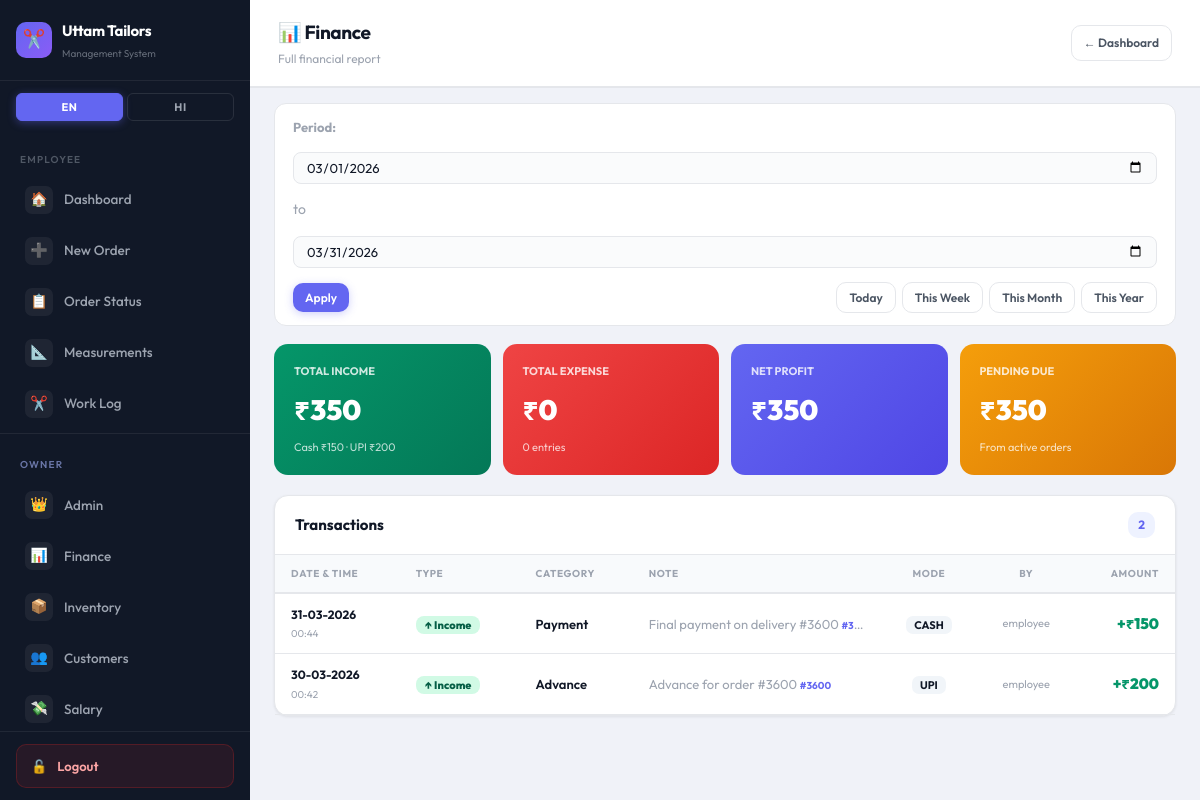
Screenshot of /owner/finance (signed in) with the database file from the repository.
### tables this page shows
CREATE TABLE finance (
            id          INTEGER PRIMARY KEY AUTOINCREMENT,
            tx_date     TEXT NOT NULL,
            tx_type     TEXT NOT NULL,
            category    TEXT NOT NULL,
            amount      REAL NOT NULL,
            mode        TEXT DEFAULT 'cash',
            order_id    INTEGER,
            note        TEXT,
            created_by  TEXT DEFAULT 'employee',
            created_at  TEXT DEFAULT (datetime('now','localtime'))
        );

CREATE TABLE orders (
            id              INTEGER PRIMARY KEY AUTOINCREMENT,
            order_code      TEXT UNIQUE NOT NULL,
            customer_id     INTEGER NOT NULL,
            order_date      TEXT,
            delivery_date   TEXT,
            total_amount    REAL DEFAULT 0,
            extra_charges   REAL DEFAULT 0,
            payable_amount  REAL DEFAULT 0,
            advance_paid    REAL DEFAULT 0,
            remaining       REAL DEFAULT 0,
            payment_mode    TEXT DEFAULT 'cash',
            status          TEXT DEFAULT 'pending',
            is_urgent       INTEGER DEFAULT 0,
            note            TEXT,
            repeat_of       TEXT DEFAULT NULL,
            created_at      TEXT DEFAULT (datetime('now','localtime')), delivered_at TEXT DEFAULT NULL,
            FOREIGN KEY (customer_id) REFERENCES customers(id)
        );

### app/routes/owner.py (the view)
@bp.route("/finance")
@owner_required
def owner_finance():
    today = date.today().isoformat()
    from_date = request.args.get("from", today[:7]+"-01")
    to_date   = request.args.get("to",   today)
    conn = get_db()
    rows = conn.execute("""
        SELECT f.*, o.order_code
        FROM finance f LEFT JOIN orders o ON o.id=f.order_id
        WHERE f.tx_date >= ? AND f.tx_date <= ?
        ORDER BY f.tx_date DESC, f.id DESC
    """, (from_date, to_date)).fetchall()
    stats_r = conn.execute("""
        SELECT
            COALESCE(SUM(CASE WHEN tx_type='income' THEN amount ELSE 0 END),0) as income,
            COALESCE(SUM(CASE WHEN tx_type='income' AND mode='cash' THEN amount ELSE 0 END),0) as cash_i,
            COALESCE(SUM(CASE WHEN tx_type='income' AND mode='upi' THEN amount ELSE 0 END),0) as upi_i,
            COALESCE(SUM(CASE WHEN tx_type='expense' THEN amount ELSE 0 END),0) as expense,
            COUNT(CASE WHEN tx_type='expense' THEN 1 END) as exp_count
        FROM finance WHERE tx_date >= ? AND tx_date <= ?
    """, (from_date, to_date)).fetchone()
    pending_due = conn.execute(
        "SELECT COALESCE(SUM(remaining),0) as d FROM orders WHERE status!='delivered'"
    ).fetchone()["d"]
    urgent_count = conn.execute(
        "SELECT COUNT(*) as c FROM orders WHERE is_urgent=1 AND status!='delivered'"
    ).fetchone()["c"]
    conn.close()
    def fmtd(d):
        if not d: return "—"
        p = str(d).split("-")
        return f"{p[2]}-{p[1]}-{p[0]}" if len(p)==3 else d
    transactions = [{
        "tx_date":     r["tx_date"],
        "tx_date_fmt": fmtd(r["tx_date"]),
        "tx_time":     (r["created_at"] or "")[11:16],
        "tx_type":     r["tx_type"],
        "category":    r["category"] or "",
        "note":        r["note"] or "",
        "mode":        r["mode"] or "",
        "amount":      r["amount"] or 0,
        "order_code":  r["order_code"] or "",
        "created_by":  r["created_by"] or ""
    } for r in rows]
    net = int((stats_r["income"] or 0) - (stats_r["expense"] or 0))
    return render_template("owner/finance.html",
        active_page="finance", show_voice=False,
        urgent_count=urgent_count,
        from_date=from_date, to_date=to_date,
        stats={
            "total_income":  int(stats_r["income"] or 0),
            "cash_income":   int(stats_r["cash_i"] or 0),
            "upi_income":    int(stats_r["upi_i"] or 0),
            "total_expense": int(stats_r["expense"] or 0),
            "expense_count": int(stats_r["exp_count"] or 0),
            "net":           net,
            "pending_due":   int(pending_due or 0)
        },
        transactions=transactions
    )

### app/routes/owner.py (called while the page is built)
def owner_required(f):
    @wraps(f)
    def decorated(*args, **kwargs):
        if not session.get("owner_logged_in"):
            return redirect(url_for("owner.login"))
        return f(*args, **kwargs)
    return decorated

### database.py (called while the page is built)
def get_db():
    conn = sqlite3.connect(Config.DATABASE)
    conn.row_factory = sqlite3.Row
    conn.execute("PRAGMA journal_mode=WAL")
    conn.execute("PRAGMA foreign_keys=ON")
    return conn

### run.py (called while the page is built)
@app.after_request
def add_ngrok_header(response):
    response.headers["ngrok-skip-browser-warning"] = "true"
    return response

### templates/owner/finance.html (shortened to what this page needs)
{% extends "base.html" %}
{% block content %}
<div class="page-header">
  <div><h1>📊 <span data-t="finance">Finance Overview</span></h1><div class="header-sub">Full financial report</div></div>
  <div style="display:flex;gap:8px;align-items:center;">
    <a href="/owner/dashboard" class="btn btn-ghost btn-sm">← Dashboard</a>
  </div>
</div>
<div class="page-body" style="padding:16px 24px;">
  <div style="background:#fff;border:1.5px solid var(--border);border-radius:12px;padding:12px 18px;margin-bottom:18px;display:flex;align-items:center;gap:14px;flex-wrap:wrap;">
    <span style="font-size:13px;font-weight:700;color:var(--text-muted);">Period:</span>
    <input type="date" id="from-date" value="{{ from_date }}" style="padding:6px 12px;border:1.5px solid var(--border);border-radius:8px;font-size:13px;">
    <span style="color:var(--text-muted);">to</span>
    <input type="date" id="to-date" value="{{ to_date }}" style="padding:6px 12px;border:1.5px solid var(--border);border-radius:8px;font-size:13px;">
    <button onclick="applyFilter()" class="btn btn-primary btn-sm">Apply</button>
    <div style="display:flex;gap:6px;margin-left:auto;">
      <button onclick="setPreset('today')" class="btn btn-ghost btn-sm">Today</button>
      <button onclick="setPreset('week')" class="btn btn-ghost btn-sm">This Week</button>
      <button onclick="setPreset('month')" class="btn btn-ghost btn-sm">This Month</button>
      <button onclick="setPreset('year')" class="btn btn-ghost btn-sm">This Year</button>
    </div>
  </div>
  <div style="display:grid;grid-template-columns:repeat(4,1fr);gap:12px;margin-bottom:20px;">
    <div style="background:linear-gradient(135deg,#059669,#047857);border-radius:14px;padding:18px 20px;color:#fff;">
      <div style="font-size:11px;font-weight:700;opacity:0.8;text-transform:uppercase;margin-bottom:6px;">Total Income</div>
      <div style="font-size:28px;font-weight:900;">₹{{ stats.total_income }}</div>
      <div style="font-size:11px;opacity:0.75;margin-top:4px;">Cash ₹{{ stats.cash_income }} · UPI ₹{{ stats.upi_income }}</div>
    </div>
    <div style="background:linear-gradient(135deg,#ef4444,#dc2626);border-radius:14px;padding:18px 20px;color:#fff;">
      <div style="font-size:11px;font-weight:700;opacity:0.8;text-transform:uppercase;margin-bottom:6px;">Total Expense</div>
      <div style="font-size:28px;font-weight:900;">₹{{ stats.total_expense }}</div>
      <div style="font-size:11px;opacity:0.75;margin-top:4px;">{{ stats.expense_count }} entries</div>
    </div>
    <div style="background:linear-gradient(135deg,#6366f1,#4f46e5);border-radius:14px;padding:18px 20px;color:#fff;">
      <div style="font-size:11px;font-weight:700;opacity:0.8;text-transform:uppercase;margin-bottom:6px;">Net Profit</div>
      <div style="font-size:28px;font-weight:900;">₹{{ stats.net }}</div>
    </div>
    <div style="background:linear-gradient(135deg,#f59e0b,#d97706);border-radius:14px;padding:18px 20px;color:#fff;">
      <div style="font-size:11px;font-weight:700;opacity:0.8;text-transform:uppercase;margin-bottom:6px;">Pending Due</div>
      <div style="font-size:28px;font-weight:900;">₹{{ stats.pending_due }}</div>
      <div style="font-size:11px;opacity:0.75;margin-top:4px;">From active orders</div>
    </div>
  </div>
  <div class="card">
    <div class="card-header">
      <span class="card-title">Transactions</span>
      <span style="font-size:12px;font-weight:700;background:var(--accent-light);color:var(--accent);padding:3px 10px;border-radius:10px;">{{ transactions|length }}</span>
    </div>
    <div style="overflow-x:auto;">
      <table style="width:100%;border-collapse:collapse;font-size:13px;">
        <thead>
          <tr style="background:#f8fafc;border-bottom:2px solid var(--border);">
            <th style="padding:10px 16px;text-align:left;font-size:10px;font-weight:700;text-transform:uppercase;color:var(--text-muted);">Date & Time</th>
            <th style="padding:10px 16px;text-align:left;font-size:10px;font-weight:700;text-transform:uppercase;color:var(--text-muted);">Type</th>
            <th style="padding:10px 16px;text-align:left;font-size:10px;font-weight:700;text-transform:uppercase;color:var(--text-muted);">Category</th>
            <th style="padding:10px 16px;text-align:left;font-size:10px;font-weight:700;text-transform:uppercase;color:var(--text-muted);">Note</th>
            <th style="padding:10px 16px;text-align:center;font-size:10px;font-weight:700;text-transform:uppercase;color:var(--text-muted);">Mode</th>
            <th style="padding:10px 16px;text-align:center;font-size:10px;font-weight:700;text-transform:uppercase;color:var(--text-muted);">By</th>
            <th style="padding:10px 16px;text-align:right;font-size:10px;font-weight:700;text-transform:uppercase;color:var(--text-muted);">Amount</th>
          </tr>
        </thead>
        <tbody>
          {% for tx in transactions %}
          <tr style="border-bottom:1px solid var(--border);"
            onmouseover="this.style.background='#f8fafc'" onmouseout="this.style.background=''">
            <td style="padding:11px 16px;"><div style="font-size:12px;font-weight:700;">{{ tx.tx_date_fmt }}</div><div style="font-size:10px;color:var(--text-muted);">{{ tx.tx_time }}</div></td>
            <td style="padding:11px 16px;"><span style="font-size:11px;font-weight:800;padding:2px 9px;border-radius:8px;background:{% if tx.tx_type=='income' %}#d1fae5;color:#065f46{% else %}#fee2e2;color:#dc2626{% endif %};">{% if tx.tx_type=='income' %}↑{% else %}↓{% endif %} {{ tx.tx_type|title }}</span></td>
            <td style="padding:11px 16px;font-weight:600;">{{ tx.category|title }}</td>
            <td style="padding:11px 16px;color:var(--text-muted);max-width:200px;white-space:nowrap;overflow:hidden;text-overflow:ellipsis;">{{ tx.note or '—' }}{% if tx.order_code %} <span style="color:var(--accent);font-size:10px;font-weight:700;">#{{ tx.order_code }}</span>{% endif %}</td>
            <td style="padding:11px 16px;text-align:center;"><span style="font-size:11px;font-weight:700;background:#f1f5f9;padding:2px 8px;border-radius:7px;">{{ tx.mode|upper if tx.mode else '—' }}</span></td>
            <td style="padding:11px 16px;text-align:center;font-size:11px;color:var(--text-muted);">{{ tx.created_by }}</td>
            <td style="padding:11px 16px;text-align:right;font-size:15px;font-weight:900;color:{% if tx.tx_type=='income' %}var(--success){% else %}var(--danger){% endif %};">{% if tx.tx_type=='income' %}+{% else %}−{% endif %}₹{{ tx.amount|int }}</td>
          </tr>
          {% else %}
          <tr><td colspan="7" style="padding:48px;text-align:center;color:var(--text-muted);"><div style="font-size:28px;margin-bottom:8px;">💸</div><div style="font-weight:700;">No transactions in this period</div></td></tr>
          {% endfor %}
        </tbody>
      </table>
    </div>
  </div>
</div>
{% endblock %}

### static/css/main.css (style rules this page uses)
:root { --sidebar-bg: #111827; --sidebar-text: #9ca3af; --sidebar-active: #ffffff; --sidebar-accent: #6366f1; --sidebar-hover: #1f2937; --sidebar-width: 250px; --content-bg: #f0f2f8; --card-bg: #ffffff; --border: #e5e7eb; --text-primary: #111827; --text-secondary: #4b5563; --text-muted: #9ca3af; --accent: #6366f1; --accent-light: #eef2ff; --accent-dark: #4f46e5; --success: #059669; --success-light: #d1fae5; --warning: #d97706; --warning-light: #fef3c7; --danger: #dc2626; --danger-light: #fee2e2; --urgent: #ea580c; --urgent-light: #ffedd5; --radius-sm: 6px; --radius-md: 10px; --radius-lg: 14px; --radius-xl: 20px; --shadow-sm: 0 1px 3px rgba(0,0,0,0.08); --shadow-md: 0 4px 16px rgba(0,0,0,0.1); --shadow-lg: 0 10px 32px rgba(0,0,0,0.14); --font-main: 'Outfit','Noto Sans Devanagari',sans-serif; --font-size-base: 14px; --font-size-sm: 12px; --font-size-label: 12px; --font-size-input: 15px; --font-size-heading: 20px; --font-size-stat: 36px; --transition: 0.18s ease; }
*,*::before,*::after { box-sizing:border-box;margin:0;padding:0; }
html { font-size:16px;-webkit-text-size-adjust:100%; }
body { font-family:var(--font-main);font-size:var(--font-size-base);background:var(--content-bg);color:var(--text-primary);line-height:1.7;overflow-x:hidden; }
a { text-decoration:none;color:inherit; }
button { cursor:pointer;font-family:inherit; }
input,textarea,select { font-family:inherit; }
.page-header { background:var(--card-bg);border-bottom:1px solid var(--border);padding:16px 28px;display:flex;align-items:center;justify-content:space-between;position:sticky;top:0;z-index:50;box-shadow:0 1px 0 rgba(0,0,0,0.05); }
.page-header h1 { font-size:19px;font-weight:700;color:var(--text-primary);letter-spacing:-0.4px; }
.page-header .header-sub { font-size:12px;color:var(--text-muted);margin-top:1px; }
.page-body { padding:24px 28px;flex:1; }
.card { background:var(--card-bg);border:1px solid var(--border);border-radius:var(--radius-lg);box-shadow:var(--shadow-sm); }
.card-header { padding:16px 20px;border-bottom:1px solid var(--border);display:flex;align-items:center;justify-content:space-between; }
.card-title { font-size:15px;font-weight:700;color:var(--text-primary); }
input[type="text"],input[type="number"],input[type="tel"],input[type="date"],input[type="password"],textarea,select { width:100%;padding:12px 14px;border:1.5px solid var(--border);border-radius:var(--radius-md);font-size:15px;color:var(--text-primary);background:#fafbfc;transition:border-color var(--transition),box-shadow var(--transition);outline:none;appearance:none; }
input::placeholder,textarea::placeholder { color:var(--text-muted); }
.btn { display:inline-flex;align-items:center;justify-content:center;gap:8px;padding:11px 20px;border-radius:var(--radius-md);font-size:14px;font-weight:600;border:none;transition:all var(--transition);white-space:nowrap;cursor:pointer; }
.btn-primary { background:var(--accent);color:white;box-shadow:0 2px 8px rgba(99,102,241,0.3); }
.btn-ghost { background:transparent;color:var(--text-secondary);border:1.5px solid var(--border); }
.btn-sm { padding:7px 12px;font-size:12px; }
table { width:100%;border-collapse:collapse;font-size:14px; }
thead { background:#f9fafb; }
th { padding:12px 16px;text-align:left;font-size:11px;font-weight:700;text-transform:uppercase;letter-spacing:0.6px;color:var(--text-muted);border-bottom:1px solid var(--border); }
td { padding:14px 16px;border-bottom:1px solid var(--border);vertical-align:middle; }
tr:last-child td { border-bottom:none; }
.page-body { width: 100%; }
.card { animation: fadeIn 0.25s ease-out; }
.page-body > * { animation: slideUp 0.25s ease-out; }
:root { --fs-xs: 11px; --fs-sm: 13px; --fs-base: 15px; --fs-md: 17px; --fs-lg: 20px; --fs-xl: 24px; --fs-2xl: 28px; --fs-3xl: 36px; --fs-huge: 44px; }

### rows the page displays
finance: tx_date_fmt "31-03-2026", tx_time "00:44", tx_type "Income", category "Payment", note "Final payment on delivery #3600", order_code "3…", mode "CASH", created_by "employee", amount "150"
finance: tx_date_fmt "30-03-2026", tx_time "00:42", tx_type "Income", category "Advance", note "Advance for order #3600", order_code "3600", mode "UPI", created_by "employee", amount "200"

### other values shown
{{ stats.total_income }} "350"
{{ stats.cash_income }} "150"
{{ stats.upi_income }} "200"
{{ stats.total_expense }} "0"
{{ stats.expense_count }} "0"
{{ stats.net }} "350"
{{ stats.pending_due }} "350"
{{ transactions|length }} "2"
